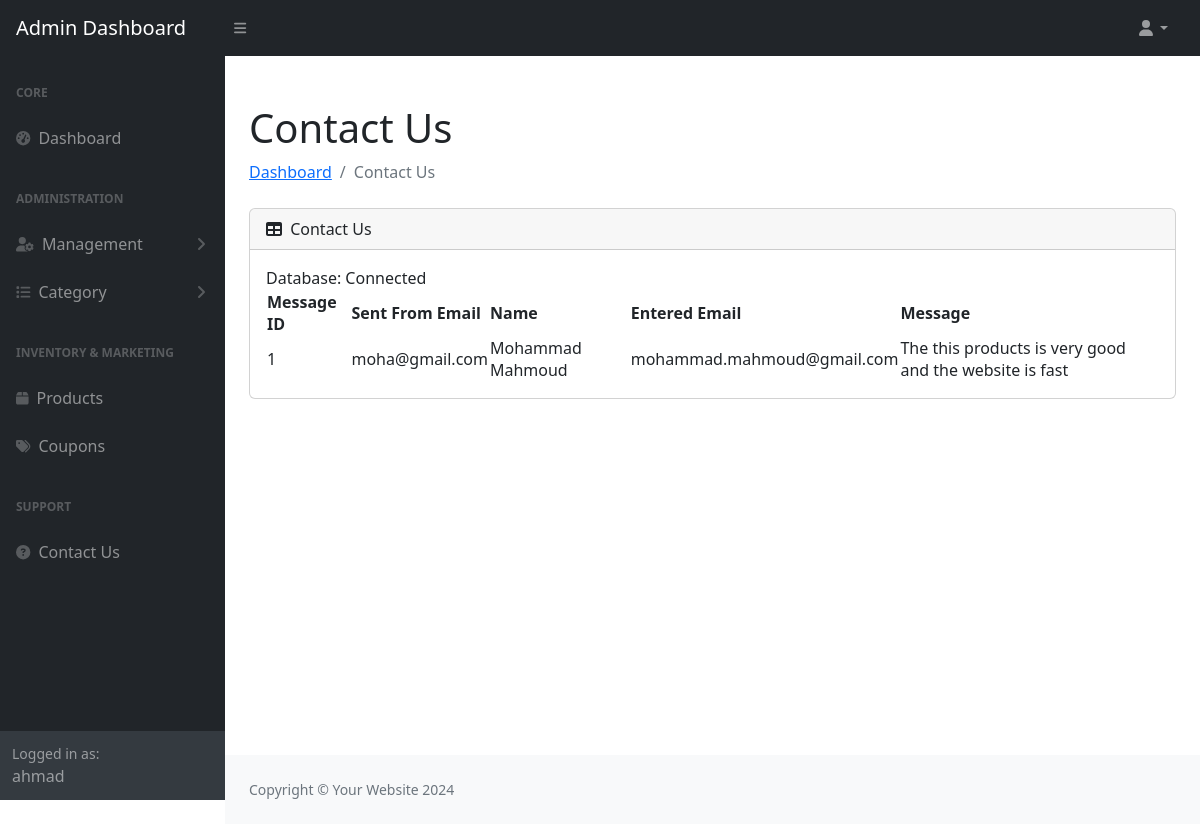
Page /admin_dashboard/pages/contact_us.php (signed in) on the committed database.
### tables this page shows
CREATE TABLE `contact_us` (
  `id` int(11) NOT NULL,
  `user_id` int(11) NOT NULL,
  `name` varchar(100) NOT NULL,
  `contact_email` varchar(100) NOT NULL,
  `message` varchar(500) NOT NULL
);

CREATE TABLE `users` (
  `id` int(11) NOT NULL,
  `user_name` varchar(200) DEFAULT NULL,
  `email` varchar(150) NOT NULL,
  `password` varchar(255) DEFAULT NULL,
  `phone_number` varchar(14) DEFAULT NULL,
  `role` int(11) DEFAULT 1,
  `created_at` timestamp NOT NULL DEFAULT current_timestamp(),
  `updated_at` timestamp NOT NULL DEFAULT current_timestamp() ON UPDATE current_timestamp(),
  `deleted` tinyint(1) NOT NULL DEFAULT 0,
  `address_line_1` varchar(200) NOT NULL,
  `address_line_2` varchar(200) DEFAULT NULL,
  `country` varchar(100) NOT NULL,
  `city` varchar(50) NOT NULL
);

### admin_dashboard/connection/conn.php (called while the page is built, shortened)
<?php
class Connection {
    protected $server = "localhost";
    protected $username = "root";
    protected $password = "";
    protected $dbname = "ecommerce_db";
    public function connect() {
        try {
            $this->dsn = "mysql:host=$this->server;dbname=$this->dbname";
            $this->dbconnection = new PDO($this->dsn, $this->username, $this->password);
        } catch (PDOException $error) {
            echo $error;
        }
    }
}
?>

### admin_dashboard/controllers/contact_us_control.php (the view)
<?php
require_once("../connection/conn.php");
class CRUD extends connection {
    public function readData() {
        $query = "SELECT contact_us.id, contact_us.user_id, contact_us.contact_email,contact_us.name, users.email, contact_us.message
                  FROM contact_us
                  JOIN users ON contact_us.user_id = users.id";
        $messages = $this->dbconnection->query($query);
        if ($messages->rowCount() == 0) {
            echo ("empty table");
        } else {
            foreach ($messages as $message) {
                echo "<tr>
                        <td>{$message['id']}</td>
                        <td>{$message['email']}</td>
                        <td>{$message['name']}</td>
                        <td>{$message['contact_email']}</td>
                        <td>{$message['message']}</td>
                    </tr>";
            }
        }
    }
}
?>

### rows in the picture
contact_us: id "1", user.email "moha@gmail.com", name "Mohammad Mahmoud", contact_email "mohammad.mahmoud@gmail.com", message "The this products is very good and the website is fast"

### other values in the picture
$_SESSION['user_name'] "ahmad"
